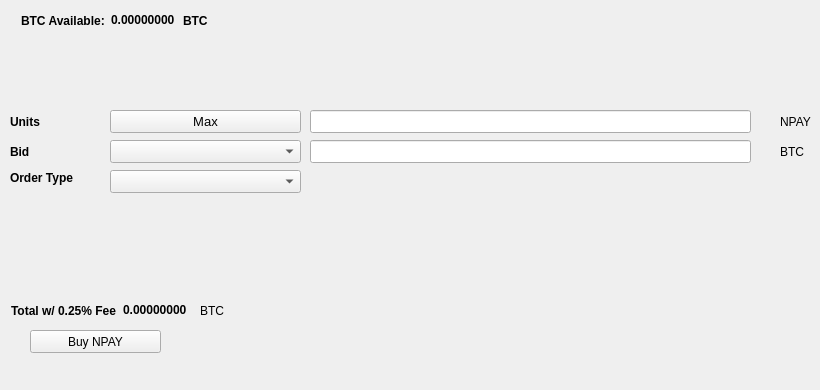
   <widget class="QWidget" name="BuyTab">
    <attribute name="title">
     <string>Buy</string>
    </attribute>
    <widget class="QPushButton" name="BuyNPAY">
     <property name="geometry">
      <rect>
       <x>30</x>
       <y>330</y>
       <width>131</width>
       <height>23</height>
      </rect>
     </property>
     <property name="text">
      <string>Buy NPAY</string>
     </property>
     <property name="icon">
      <iconset resource="../npaynetwork.qrc">
       <normaloff>:/icons/bitcoin</normaloff>:/icons/bitcoin</iconset>
     </property>
    </widget>
    <widget class="QLabel" name="label_3">
     <property name="geometry">
      <rect>
       <x>10</x>
       <y>110</y>
       <width>46</width>
       <height>23</height>
      </rect>
     </property>
     <property name="font">
      <font>
       <weight>75</weight>
       <bold>true</bold>
      </font>
     </property>
     <property name="text">
      <string>Units</string>
     </property>
    </widget>
    <widget class="QLineEdit" name="UnitsInput">
     <property name="geometry">
      <rect>
       <x>310</x>
       <y>110</y>
       <width>441</width>
       <height>23</height>
      </rect>
     </property>
     <property name="font">
      <font>
       <pointsize>9</pointsize>
       <weight>75</weight>
       <bold>true</bold>
      </font>
     </property>
    </widget>
    <widget class="QLineEdit" name="BuyBidPriceEdit">
     <property name="geometry">
      <rect>
       <x>310</x>
       <y>140</y>
       <width>441</width>
       <height>23</height>
      </rect>
     </property>
     <property name="font">
      <font>
       <pointsize>9</pointsize>
       <weight>75</weight>
       <bold>true</bold>
      </font>
     </property>
    </widget>
    <widget class="QLabel" name="label_4">
     <property name="geometry">
      <rect>
       <x>780</x>
       <y>110</y>
       <width>31</width>
       <height>23</height>
      </rect>
     </property>
     <property name="text">
      <string>NPAY</string>
     </property>
    </widget>
    <widget class="QLabel" name="label_5">
     <property name="geometry">
      <rect>
       <x>780</x>
       <y>140</y>
       <width>31</width>
       <height>23</height>
      </rect>
     </property>
     <property name="text">
      <string>BTC</string>
     </property>
    </widget>
    <widget class="QLabel" name="label_6">
     <property name="geometry">
      <rect>
       <x>10</x>
       <y>140</y>
       <width>46</width>
       <height>23</height>
      </rect>
     </property>
     <property name="font">
      <font>
       <weight>75</weight>
       <bold>true</bold>
      </font>
     </property>
     <property name="text">
      <string>Bid</string>
     </property>
    </widget>
    <widget class="QLabel" name="label_7">
     <property name="geometry">
      <rect>
       <x>10</x>
       <y>170</y>
       <width>91</width>
       <height>16</height>
      </rect>
     </property>
     <property name="font">
      <font>
       <weight>75</weight>
       <bold>true</bold>
      </font>
     </property>
     <property name="text">
      <string>Order Type</string>
     </property>
    </widget>
    <widget class="QPushButton" name="Buy_Max_Amount">
     <property name="geometry">
      <rect>
       <x>110</x>
       <y>110</y>
       <width>191</width>
       <height>23</height>
      </rect>
     </property>
     <property name="font">
      <font>
       <pointsize>10</pointsize>
      </font>
     </property>
     <property name="text">
      <string>Max</string>
     </property>
    </widget>
    <widget class="QComboBox" name="BuyBidcomboBox">
     <property name="geometry">
      <rect>
       <x>110</x>
       <y>140</y>
       <width>191</width>
       <height>23</height>
      </rect>
     </property>
     <property name="font">
      <font>
       <pointsize>10</pointsize>
      </font>
     </property>
    </widget>
    <widget class="QComboBox" name="buyOrdertypeCombo">
     <property name="geometry">
      <rect>
       <x>110</x>
       <y>170</y>
       <width>191</width>
       <height>23</height>
      </rect>
     </property>
     <property name="font">
      <font>
       <pointsize>10</pointsize>
      </font>
     </property>
    </widget>
    <widget class="QWidget" name="layoutWidget1">
     <property name="geometry">
      <rect>
       <x>21</x>
       <y>11</y>
       <width>227</width>
       <height>19</height>
      </rect>
     </property>
     <layout class="QHBoxLayout" name="horizontalLayout_3">
      <item>
       <widget class="QLabel" name="label232">
        <property name="font">
         <font>
          <weight>75</weight>
          <bold>true</bold>
         </font>
        </property>
        <property name="text">
         <string>BTC Available:</string>
        </property>
       </widget>
      </item>
      <item>
       <widget class="QLabel" name="BtcAvailableLbl">
        <property name="palette">
         <palette>
          <active>
           <colorrole role="WindowText">
            <brush brushstyle="SolidPattern">
             <color alpha="255">
              <red>0</red>
              <green>0</green>
              <blue>0</blue>
             </color>
            </brush>
           </colorrole>
           <colorrole role="Button">
            <brush brushstyle="SolidPattern">
             <color alpha="255">
              <red>0</red>
              <green>170</green>
              <blue>0</blue>
             </color>
            </brush>
           </colorrole>
           <colorrole role="Light">
            <brush brushstyle="SolidPattern">
             <color alpha="255">
              <red>0</red>
              <green>255</green>
              <blue>0</blue>
             </color>
            </brush>
           </colorrole>
           <colorrole role="Midlight">
            <brush brushstyle="SolidPattern">
             <color alpha="255">
              <red>0</red>
              <green>212</green>
              <blue>0</blue>
             </color>
            </brush>
           </colorrole>
           <colorrole role="Dark">
            <brush brushstyle="SolidPattern">
             <color alpha="255">
              <red>0</red>
              <green>85</green>
              <blue>0</blue>
             </color>
            </brush>
           </colorrole>
           <colorrole role="Mid">
            <brush brushstyle="SolidPattern">
             <color alpha="255">
              <red>0</red>
              <green>113</green>
              <blue>0</blue>
             </color>
            </brush>
           </colorrole>
           <colorrole role="Text">
            <brush brushstyle="SolidPattern">
             <color alpha="255">
              <red>0</red>
              <green>170</green>
              <blue>0</blue>
             </color>
            </brush>
           </colorrole>
           <colorrole role="BrightText">
            <brush brushstyle="SolidPattern">
             <color alpha="255">
              <red>255</red>
              <green>255</green>
              <blue>255</blue>
             </color>
            </brush>
           </colorrole>
           <colorrole role="ButtonText">
            <brush brushstyle="SolidPattern">
             <color alpha="255">
              <red>0</red>
              <green>0</green>
              <blue>0</blue>
             </color>
            </brush>
           </colorrole>
           <colorrole role="Base">
            <brush brushstyle="SolidPattern">
             <color alpha="255">
              <red>255</red>
              <green>255</green>
              <blue>255</blue>
             </color>
            </brush>
           </colorrole>
           <colorrole role="Window">
            <brush brushstyle="SolidPattern">
             <color alpha="255">
              <red>0</red>
              <green>170</green>
              <blue>0</blue>
             </color>
            </brush>
           </colorrole>
           <colorrole role="Shadow">
            <brush brushstyle="SolidPattern">
             <color alpha="255">
              <red>0</red>
              <green>0</green>
              <blue>0</blue>
             </color>
            </brush>
           </colorrole>
           <colorrole role="AlternateBase">
            <brush brushstyle="SolidPattern">
             <color alpha="255">
              <red>127</red>
              <green>212</green>
              <blue>127</blue>
             </color>
            </brush>
           </colorrole>
           <colorrole role="ToolTipBase">
            <brush brushstyle="SolidPattern">
             <color alpha="255">
              <red>255</red>
              <green>255</green>
              <blue>220</blue>
             </color>
            </brush>
           </colorrole>
           <colorrole role="ToolTipText">
            <brush brushstyle="SolidPattern">
             <color alpha="255">
              <red>0</red>
              <green>0</green>
              <blue>0</blue>
             </color>
            </brush>
           </colorrole>
          </active>
          <inactive>
           <colorrole role="WindowText">
            <brush brushstyle="SolidPattern">
             <color alpha="255">
              <red>0</red>
              <green>0</green>
              <blue>0</blue>
             </color>
            </brush>
           </colorrole>
           <colorrole role="Button">
            <brush brushstyle="SolidPattern">
             <color alpha="255">
              <red>0</red>
              <green>170</green>
              <blue>0</blue>
             </color>
            </brush>
           </colorrole>
           <colorrole role="Light">
            <brush brushstyle="SolidPattern">
             <color alpha="255">
              <red>0</red>
              <green>255</green>
              <blue>0</blue>
             </color>
            </brush>
           </colorrole>
           <colorrole role="Midlight">
            <brush brushstyle="SolidPattern">
             <color alpha="255">
              <red>0</red>
              <green>212</green>
              <blue>0</blue>
             </color>
            </brush>
           </colorrole>
           <colorrole role="Dark">
            <brush brushstyle="SolidPattern">
             <color alpha="255">
              <red>0</red>
              <green>85</green>
              <blue>0</blue>
             </color>
            </brush>
           </colorrole>
           <colorrole role="Mid">
            <brush brushstyle="SolidPattern">
             <color alpha="255">
              <red>0</red>
              <green>113</green>
              <blue>0</blue>
             </color>
            </brush>
           </colorrole>
           <colorrole role="Text">
            <brush brushstyle="SolidPattern">
             <color alpha="255">
              <red>0</red>
              <green>170</green>
              <blue>0</blue>
             </color>
            </brush>
           </colorrole>
           <colorrole role="BrightText">
            <brush brushstyle="SolidPattern">
             <color alpha="255">
              <red>255</red>
              <green>255</green>
              <blue>255</blue>
             </color>
            </brush>
           </colorrole>
           <colorrole role="ButtonText">
            <brush brushstyle="SolidPattern">
             <color alpha="255">
              <red>0</red>
              <green>0</green>
              <blue>0</blue>
             </color>
            </brush>
           </colorrole>
           <colorrole role="Base">
            <brush brushstyle="SolidPattern">
             <color alpha="255">
              <red>255</red>
              <green>255</green>
              <blue>255</blue>
             </color>
            </brush>
           </colorrole>
           <colorrole role="Window">
            <brush brushstyle="SolidPattern">
             <color alpha="255">
              <red>0</red>
              <green>170</green>
              <blue>0</blue>
             </color>
            </brush>
           </colorrole>
           <colorrole role="Shadow">
            <brush brushstyle="SolidPattern">
             <color alpha="255">
              <red>0</red>
              <green>0</green>
              <blue>0</blue>
             </color>
            </brush>
           </colorrole>
           <colorrole role="AlternateBase">
            <brush brushstyle="SolidPattern">
             <color alpha="255">
              <red>127</red>
              <green>212</green>
              <blue>127</blue>
             </color>
            </brush>
           </colorrole>
           <colorrole role="ToolTipBase">
            <brush brushstyle="SolidPattern">
             <color alpha="255">
              <red>255</red>
              <green>255</green>
              <blue>220</blue>
             </color>
            </brush>
           </colorrole>
           <colorrole role="ToolTipText">
            <brush brushstyle="SolidPattern">
             <color alpha="255">
              <red>0</red>
              <green>0</green>
              <blue>0</blue>
             </color>
            </brush>
           </colorrole>
          </inactive>
          <disabled>
           <colorrole role="WindowText">
            <brush brushstyle="SolidPattern">
             <color alpha="255">
              <red>0</red>
              <green>85</green>
              <blue>0</blue>
             </color>
            </brush>
           </colorrole>
           <colorrole role="Button">
            <brush brushstyle="SolidPattern">
             <color alpha="255">
              <red>0</red>
              <green>170</green>
              <blue>0</blue>
             </color>
            </brush>
           </colorrole>
           <colorrole role="Light">
            <brush brushstyle="SolidPattern">
             <color alpha="255">
              <red>0</red>
              <green>255</green>
              <blue>0</blue>
             </color>
            </brush>
           </colorrole>
           <colorrole role="Midlight">
            <brush brushstyle="SolidPattern">
             <color alpha="255">
              <red>0</red>
              <green>212</green>
              <blue>0</blue>
             </color>
            </brush>
           </colorrole>
           <colorrole role="Dark">
            <brush brushstyle="SolidPattern">
             <color alpha="255">
              <red>0</red>
              <green>85</green>
              <blue>0</blue>
             </color>
            </brush>
           </colorrole>
           <colorrole role="Mid">
            <brush brushstyle="SolidPattern">
             <color alpha="255">
              <red>0</red>
              <green>113</green>
              <blue>0</blue>
             </color>
            </brush>
           </colorrole>
           <colorrole role="Text">
            <brush brushstyle="SolidPattern">
             <color alpha="255">
              <red>0</red>
              <green>85</green>
              <blue>0</blue>
             </color>
            </brush>
           </colorrole>
           <colorrole role="BrightText">
            <brush brushstyle="SolidPattern">
             <color alpha="255">
              <red>255</red>
              <green>255</green>
              <blue>255</blue>
             </color>
            </brush>
           </colorrole>
           <colorrole role="ButtonText">
            <brush brushstyle="SolidPattern">
             <color alpha="255">
              <red>0</red>
              <green>85</green>
              <blue>0</blue>
             </color>
            </brush>
           </colorrole>
           <colorrole role="Base">
            <brush brushstyle="SolidPattern">
             <color alpha="255">
              <red>0</red>
              <green>170</green>
              <blue>0</blue>
             </color>
            </brush>
           </colorrole>
           <colorrole role="Window">
            <brush brushstyle="SolidPattern">
             <color alpha="255">
              <red>0</red>
              <green>170</green>
              <blue>0</blue>
             </color>
            </brush>
           </colorrole>
           <colorrole role="Shadow">
            <brush brushstyle="SolidPattern">
             <color alpha="255">
              <red>0</red>
              <green>0</green>
              <blue>0</blue>
             </color>
            </brush>
           </colorrole>
           <colorrole role="AlternateBase">
            <brush brushstyle="SolidPattern">
             <color alpha="255">
              <red>0</red>
              <green>170</green>
              <blue>0</blue>
             </color>
            </brush>
           </colorrole>
           <colorrole role="ToolTipBase">
            <brush brushstyle="SolidPattern">
             <color alpha="255">
              <red>255</red>
              <green>255</green>
              <blue>220</blue>
             </color>
            </brush>
           </colorrole>
           <colorrole role="ToolTipText">
            <brush brushstyle="SolidPattern">
             <color alpha="255">
              <red>0</red>
              <green>0</green>
              <blue>0</blue>
             </color>
            </brush>
           </colorrole>
          </disabled>
         </palette>
        </property>
        <property name="font">
         <font>
          <weight>75</weight>
          <bold>true</bold>
         </font>
        </property>
        <property name="text">
         <string>0.00000000</string>
        </property>
        <property name="textInteractionFlags">
         <set>Qt::LinksAccessibleByMouse|Qt::TextSelectableByKeyboard|Qt::TextSelectableByMouse</set>
        </property>
       </widget>
      </item>
      <item>
       <widget class="QLabel" name="BtcAvailableLbl_2">
        <property name="font">
         <font>
          <weight>75</weight>
          <bold>true</bold>
         </font>
        </property>
        <property name="text">
         <string>BTC</string>
        </property>
       </widget>
      </item>
     </layout>
    </widget>
    <widget class="QWidget" name="layoutWidge2">
     <property name="geometry">
      <rect>
       <x>11</x>
       <y>301</y>
       <width>259</width>
       <height>19</height>
      </rect>
     </property>
     <layout class="QHBoxLayout" name="horizontalLayout_4">
      <item>
       <widget class="QLabel" name="label_9">
        <property name="font">
         <font>
          <weight>75</weight>
          <bold>true</bold>
         </font>
        </property>
        <property name="text">
         <string>Total w/ 0.25% Fee</string>
        </property>
       </widget>
      </item>
      <item>
       <widget class="QLabel" name="BuyCostLabel">
        <property name="palette">
         <palette>
          <active>
           <colorrole role="WindowText">
            <brush brushstyle="SolidPattern">
             <color alpha="255">
              <red>0</red>
              <green>0</green>
              <blue>0</blue>
             </color>
            </brush>
           </colorrole>
           <colorrole role="Button">
            <brush brushstyle="SolidPattern">
             <color alpha="255">
              <red>0</red>
              <green>170</green>
              <blue>0</blue>
             </color>
            </brush>
           </colorrole>
           <colorrole role="Light">
            <brush brushstyle="SolidPattern">
             <color alpha="255">
              <red>0</red>
              <green>255</green>
              <blue>0</blue>
             </color>
            </brush>
           </colorrole>
           <colorrole role="Midlight">
            <brush brushstyle="SolidPattern">
             <color alpha="255">
              <red>0</red>
              <green>212</green>
              <blue>0</blue>
             </color>
            </brush>
           </colorrole>
           <colorrole role="Dark">
            <brush brushstyle="SolidPattern">
             <color alpha="255">
              <red>0</red>
              <green>85</green>
              <blue>0</blue>
             </color>
            </brush>
           </colorrole>
           <colorrole role="Mid">
            <brush brushstyle="SolidPattern">
             <color alpha="255">
              <red>0</red>
              <green>113</green>
              <blue>0</blue>
             </color>
            </brush>
           </colorrole>
           <colorrole role="Text">
            <brush brushstyle="SolidPattern">
             <color alpha="255">
              <red>0</red>
              <green>170</green>
              <blue>0</blue>
             </color>
            </brush>
           </colorrole>
           <colorrole role="BrightText">
            <brush brushstyle="SolidPattern">
             <color alpha="255">
              <red>255</red>
              <green>255</green>
              <blue>255</blue>
             </color>
            </brush>
           </colorrole>
           <colorrole role="ButtonText">
            <brush brushstyle="SolidPattern">
             <color alpha="255">
              <red>0</red>
              <green>0</green>
              <blue>0</blue>
             </color>
            </brush>
           </colorrole>
           <colorrole role="Base">
            <brush brushstyle="SolidPattern">
             <color alpha="255">
              <red>255</red>
              <green>255</green>
              <blue>255</blue>
             </color>
            </brush>
           </colorrole>
           <colorrole role="Window">
            <brush brushstyle="SolidPattern">
             <color alpha="255">
              <red>0</red>
              <green>170</green>
              <blue>0</blue>
             </color>
            </brush>
           </colorrole>
           <colorrole role="Shadow">
            <brush brushstyle="SolidPattern">
             <color alpha="255">
              <red>0</red>
              <green>0</green>
              <blue>0</blue>
             </color>
            </brush>
           </colorrole>
           <colorrole role="AlternateBase">
            <brush brushstyle="SolidPattern">
             <color alpha="255">
              <red>127</red>
              <green>212</green>
              <blue>127</blue>
             </color>
            </brush>
           </colorrole>
           <colorrole role="ToolTipBase">
            <brush brushstyle="SolidPattern">
             <color alpha="255">
              <red>255</red>
              <green>255</green>
              <blue>220</blue>
             </color>
            </brush>
           </colorrole>
           <colorrole role="ToolTipText">
            <brush brushstyle="SolidPattern">
             <color alpha="255">
              <red>0</red>
              <green>0</green>
              <blue>0</blue>
             </color>
            </brush>
           </colorrole>
          </active>
          <inactive>
           <colorrole role="WindowText">
            <brush brushstyle="SolidPattern">
             <color alpha="255">
              <red>0</red>
              <green>0</green>
              <blue>0</blue>
             </color>
            </brush>
           </colorrole>
           <colorrole role="Button">
            <brush brushstyle="SolidPattern">
             <color alpha="255">
              <red>0</red>
              <green>170</green>
              <blue>0</blue>
             </color>
            </brush>
           </colorrole>
           <colorrole role="Light">
            <brush brushstyle="SolidPattern">
             <color alpha="255">
              <red>0</red>
              <green>255</green>
              <blue>0</blue>
             </color>
            </brush>
           </colorrole>
           <colorrole role="Midlight">
            <brush brushstyle="SolidPattern">
             <color alpha="255">
              <red>0</red>
              <green>212</green>
              <blue>0</blue>
             </color>
            </brush>
           </colorrole>
           <colorrole role="Dark">
            <brush brushstyle="SolidPattern">
             <color alpha="255">
              <red>0</red>
              <green>85</green>
              <blue>0</blue>
             </color>
            </brush>
           </colorrole>
           <colorrole role="Mid">
            <brush brushstyle="SolidPattern">
             <color alpha="255">
              <red>0</red>
              <green>113</green>
              <blue>0</blue>
             </color>
            </brush>
           </colorrole>
           <colorrole role="Text">
            <brush brushstyle="SolidPattern">
             <color alpha="255">
              <red>0</red>
              <green>170</green>
              <blue>0</blue>
             </color>
            </brush>
           </colorrole>
           <colorrole role="BrightText">
            <brush brushstyle="SolidPattern">
             <color alpha="255">
              <red>255</red>
              <green>255</green>
              <blue>255</blue>
             </color>
            </brush>
           </colorrole>
           <colorrole role="ButtonText">
            <brush brushstyle="SolidPattern">
             <color alpha="255">
              <red>0</red>
              <green>0</green>
              <blue>0</blue>
             </color>
            </brush>
           </colorrole>
           <colorrole role="Base">
            <brush brushstyle="SolidPattern">
             <color alpha="255">
              <red>255</red>
              <green>255</green>
              <blue>255</blue>
             </color>
            </brush>
           </colorrole>
           <colorrole role="Window">
            <brush brushstyle="SolidPattern">
             <color alpha="255">
              <red>0</red>
              <green>170</green>
              <blue>0</blue>
             </color>
            </brush>
           </colorrole>
           <colorrole role="Shadow">
            <brush brushstyle="SolidPattern">
             <color alpha="255">
              <red>0</red>
              <green>0</green>
              <blue>0</blue>
             </color>
            </brush>
           </colorrole>
           <colorrole role="AlternateBase">
            <brush brushstyle="SolidPattern">
             <color alpha="255">
              <red>127</red>
              <green>212</green>
              <blue>127</blue>
             </color>
            </brush>
           </colorrole>
           <colorrole role="ToolTipBase">
            <brush brushstyle="SolidPattern">
             <color alpha="255">
              <red>255</red>
              <green>255</green>
              <blue>220</blue>
             </color>
            </brush>
           </colorrole>
           <colorrole role="ToolTipText">
            <brush brushstyle="SolidPattern">
             <color alpha="255">
              <red>0</red>
              <green>0</green>
              <blue>0</blue>
             </color>
            </brush>
           </colorrole>
          </inactive>
          <disabled>
           <colorrole role="WindowText">
            <brush brushstyle="SolidPattern">
             <color alpha="255">
              <red>0</red>
              <green>85</green>
              <blue>0</blue>
             </color>
            </brush>
           </colorrole>
           <colorrole role="Button">
            <brush brushstyle="SolidPattern">
             <color alpha="255">
              <red>0</red>
              <green>170</green>
              <blue>0</blue>
             </color>
            </brush>
           </colorrole>
           <colorrole role="Light">
            <brush brushstyle="SolidPattern">
             <color alpha="255">
              <red>0</red>
              <green>255</green>
              <blue>0</blue>
             </color>
            </brush>
           </colorrole>
           <colorrole role="Midlight">
            <brush brushstyle="SolidPattern">
             <color alpha="255">
              <red>0</red>
              <green>212</green>
              <blue>0</blue>
             </color>
            </brush>
           </colorrole>
           <colorrole role="Dark">
            <brush brushstyle="SolidPattern">
             <color alpha="255">
              <red>0</red>
              <green>85</green>
              <blue>0</blue>
             </color>
            </brush>
           </colorrole>
           <colorrole role="Mid">
            <brush brushstyle="SolidPattern">
             <color alpha="255">
              <red>0</red>
              <green>113</green>
              <blue>0</blue>
             </color>
            </brush>
           </colorrole>
           <colorrole role="Text">
            <brush brushstyle="SolidPattern">
             <color alpha="255">
              <red>0</red>
              <green>85</green>
              <blue>0</blue>
             </color>
            </brush>
           </colorrole>
           <colorrole role="BrightText">
            <brush brushstyle="SolidPattern">
             <color alpha="255">
              <red>255</red>
              <green>255</green>
              <blue>255</blue>
             </color>
            </brush>
           </colorrole>
           <colorrole role="ButtonText">
            <brush brushstyle="SolidPattern">
             <color alpha="255">
              <red>0</red>
              <green>85</green>
              <blue>0</blue>
             </color>
            </brush>
           </colorrole>
           <colorrole role="Base">
            <brush brushstyle="SolidPattern">
             <color alpha="255">
              <red>0</red>
              <green>170</green>
              <blue>0</blue>
             </color>
            </brush>
           </colorrole>
           <colorrole role="Window">
            <brush brushstyle="SolidPattern">
             <color alpha="255">
              <red>0</red>
              <green>170</green>
              <blue>0</blue>
             </color>
            </brush>
           </colorrole>
           <colorrole role="Shadow">
            <brush brushstyle="SolidPattern">
             <color alpha="255">
              <red>0</red>
              <green>0</green>
              <blue>0</blue>
             </color>
            </brush>
           </colorrole>
           <colorrole role="AlternateBase">
            <brush brushstyle="SolidPattern">
             <color alpha="255">
              <red>0</red>
              <green>170</green>
              <blue>0</blue>
             </color>
            </brush>
           </colorrole>
           <colorrole role="ToolTipBase">
            <brush brushstyle="SolidPattern">
             <color alpha="255">
              <red>255</red>
              <green>255</green>
              <blue>220</blue>
             </color>
            </brush>
           </colorrole>
           <colorrole role="ToolTipText">
            <brush brushstyle="SolidPattern">
             <color alpha="255">
              <red>0</red>
              <green>0</green>
              <blue>0</blue>
             </color>
            </brush>
           </colorrole>
          </disabled>
         </palette>
        </property>
        <property name="font">
         <font>
          <weight>75</weight>
          <bold>true</bold>
         </font>
        </property>
        <property name="autoFillBackground">
         <bool>false</bool>
        </property>
        <property name="text">
         <string>0.00000000</string>
        </property>
        <property name="textInteractionFlags">
         <set>Qt::LinksAccessibleByMouse|Qt::TextSelectableByMouse</set>
        </property>
       </widget>
      </item>
      <item>
       <widget class="QLabel" name="label_10">
        <property name="font">
         <font>
          <weight>50</weight>
          <bold>false</bold>
         </font>
        </property>
        <property name="text">
         <string>BTC</string>
        </property>
       </widget>
      </item>
     </layout>
    </widget>
    <widget class="QLabel" name="label_24">
     <property name="geometry">
      <rect>
       <x>460</x>
       <y>300</y>
       <width>281</width>
       <height>81</height>
      </rect>
     </property>
     <property name="text">
      <string/>
     </property>
     <property name="pixmap">
      <pixmap>:/images/bittrex</pixmap>
     </property>
    </widget>
   </widget>
